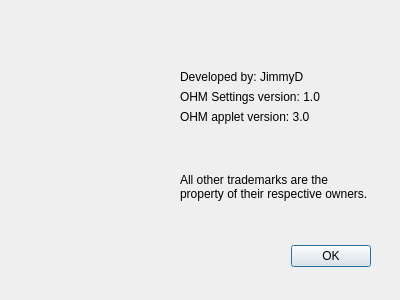
<?xml version="1.0" encoding="UTF-8"?>
<ui version="4.0">
 <class>AboutWindow</class>
 <widget class="QDialog" name="AboutWindow">
  <property name="geometry">
   <rect>
    <x>0</x>
    <y>0</y>
    <width>400</width>
    <height>300</height>
   </rect>
  </property>
  <property name="windowTitle">
   <string>Dialog</string>
  </property>
  <widget class="QDialogButtonBox" name="buttonBox">
   <property name="geometry">
    <rect>
     <x>30</x>
     <y>240</y>
     <width>341</width>
     <height>32</height>
    </rect>
   </property>
   <property name="orientation">
    <enum>Qt::Horizontal</enum>
   </property>
   <property name="standardButtons">
    <set>QDialogButtonBox::Ok</set>
   </property>
  </widget>
  <widget class="QWidget" name="layoutWidget">
   <property name="geometry">
    <rect>
     <x>180</x>
     <y>70</y>
     <width>195</width>
     <height>131</height>
    </rect>
   </property>
   <layout class="QVBoxLayout" name="verticalLayout">
    <item>
     <widget class="QLabel" name="label">
      <property name="text">
       <string>Developed by: JimmyD</string>
      </property>
     </widget>
    </item>
    <item>
     <widget class="QLabel" name="label_2">
      <property name="text">
       <string>OHM Settings version: 1.0</string>
      </property>
     </widget>
    </item>
    <item>
     <widget class="QLabel" name="label_3">
      <property name="text">
       <string>OHM applet version: 3.0</string>
      </property>
     </widget>
    </item>
    <item>
     <spacer name="verticalSpacer">
      <property name="orientation">
       <enum>Qt::Vertical</enum>
      </property>
      <property name="sizeHint" stdset="0">
       <size>
        <width>20</width>
        <height>40</height>
       </size>
      </property>
     </spacer>
    </item>
    <item>
     <widget class="QLabel" name="label_4">
      <property name="autoFillBackground">
       <bool>false</bool>
      </property>
      <property name="text">
       <string>All other trademarks are the property of their respective owners.</string>
      </property>
      <property name="textFormat">
       <enum>Qt::AutoText</enum>
      </property>
      <property name="scaledContents">
       <bool>false</bool>
      </property>
      <property name="wordWrap">
       <bool>true</bool>
      </property>
     </widget>
    </item>
   </layout>
  </widget>
 </widget>
 <resources/>
 <connections>
  <connection>
   <sender>buttonBox</sender>
   <signal>accepted()</signal>
   <receiver>AboutWindow</receiver>
   <slot>accept()</slot>
   <hints>
    <hint type="sourcelabel">
     <x>248</x>
     <y>254</y>
    </hint>
    <hint type="destinationlabel">
     <x>157</x>
     <y>274</y>
    </hint>
   </hints>
  </connection>
  <connection>
   <sender>buttonBox</sender>
   <signal>rejected()</signal>
   <receiver>AboutWindow</receiver>
   <slot>reject()</slot>
   <hints>
    <hint type="sourcelabel">
     <x>316</x>
     <y>260</y>
    </hint>
    <hint type="destinationlabel">
     <x>286</x>
     <y>274</y>
    </hint>
   </hints>
  </connection>
 </connections>
</ui>
